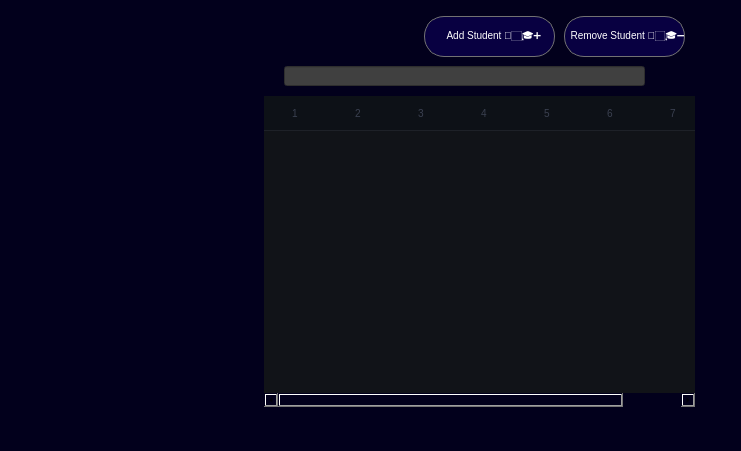
<?xml version="1.0" encoding="UTF-8"?>
<ui version="4.0">
 <class>Students</class>
 <widget class="QWidget" name="Students">
  <property name="geometry">
   <rect>
    <x>0</x>
    <y>0</y>
    <width>741</width>
    <height>451</height>
   </rect>
  </property>
  <property name="windowTitle">
   <string>Form</string>
  </property>
  <property name="styleSheet">
   <string notr="true">background-color : rgb(2, 0, 28);</string>
  </property>
  <widget class="QWidget" name="widget_2" native="true">
   <property name="geometry">
    <rect>
     <x>-26</x>
     <y>-4</y>
     <width>761</width>
     <height>461</height>
    </rect>
   </property>
   <property name="styleSheet">
    <string notr="true">background-color : rgb(2, 0, 28);</string>
   </property>
   <widget class="QTableWidget" name="tableWidget">
    <property name="geometry">
     <rect>
      <x>290</x>
      <y>100</y>
      <width>431</width>
      <height>311</height>
     </rect>
    </property>
    <property name="styleSheet">
     <string notr="true">QTableWidget {
    background-color: #111318;
    border: none;
    outline: none;
    color: #8090a8;
    font-size: 12px;
    gridline-color: #161b24;

}

/* Each row */
QTableWidget::item {
    padding: 8px;
    border-bottom: 0.5px solid #161b24;
}

QTableWidget::item:selected {
    background-color: #0d1e38;
    color: #c0cce0;
}

QTableWidget::item:hover {
    background-color: #131820;
}

/* Column headers */
QHeaderView::section {
    background-color: #0d1117;
    color: #3a4050;
    border: none;
    border-bottom: 0.5px solid #1e2128;
    padding: 8px;
    font-size: 10px;
    letter-spacing: 1px;
}

/* Hide the row numbers on the left */
QHeaderView::section:vertical {
    background: transparent;
    border: none;
    color: transparent;
}</string>
    </property>
    <property name="sizeAdjustPolicy">
     <enum>QAbstractScrollArea::SizeAdjustPolicy::AdjustIgnored</enum>
    </property>
    <property name="editTriggers">
     <set>QAbstractItemView::EditTrigger::NoEditTriggers</set>
    </property>
    <property name="alternatingRowColors">
     <bool>true</bool>
    </property>
    <property name="selectionMode">
     <enum>QAbstractItemView::SelectionMode::SingleSelection</enum>
    </property>
    <property name="selectionBehavior">
     <enum>QAbstractItemView::SelectionBehavior::SelectRows</enum>
    </property>
    <property name="showGrid">
     <bool>false</bool>
    </property>
    <property name="columnCount">
     <number>7</number>
    </property>
    <attribute name="horizontalHeaderCascadingSectionResizes">
     <bool>false</bool>
    </attribute>
    <attribute name="horizontalHeaderDefaultSectionSize">
     <number>63</number>
    </attribute>
    <attribute name="verticalHeaderCascadingSectionResizes">
     <bool>false</bool>
    </attribute>
    <column/>
    <column/>
    <column/>
    <column/>
    <column/>
    <column/>
    <column/>
   </widget>
   <widget class="QPushButton" name="AddStudent">
    <property name="geometry">
     <rect>
      <x>450</x>
      <y>20</y>
      <width>131</width>
      <height>41</height>
     </rect>
    </property>
    <property name="styleSheet">
     <string notr="true">QPushButton {
    background-color: rgb(8, 0, 65);
    border-radius: 20px;
	border: 1px solid rgb(114, 114, 114);
    color: white;
	text-align: left ;
    font-size: 10px;
	font: 700 &quot;Segoe UI&quot;;
}

QPushButton:hover {
    background-color: rgb(45, 0, 112);
}

QPushButton:pressed {
    background-color: rgb(45, 0, 112);
}

</string>
    </property>
    <property name="text">
     <string>        Add Student 🧑🏻‍🎓➕</string>
    </property>
   </widget>
   <widget class="QPushButton" name="RemoveStudent">
    <property name="geometry">
     <rect>
      <x>590</x>
      <y>20</y>
      <width>121</width>
      <height>41</height>
     </rect>
    </property>
    <property name="styleSheet">
     <string notr="true">QPushButton {
    background-color: rgb(8, 0, 65);
    border-radius: 20px;
	border: 1px solid rgb(114, 114, 114);
    color: white;
	text-align: left ;
    font-size: 10px;
	font: 700 &quot;Segoe UI&quot;;
}

QPushButton:hover {
    background-color: rgb(45, 0, 112);
}

QPushButton:pressed {
    background-color: rgb(45, 0, 112);
}

</string>
    </property>
    <property name="text">
     <string>  Remove Student 🧑🏻‍🎓➖</string>
    </property>
   </widget>
   <widget class="QLineEdit" name="searchBar">
    <property name="geometry">
     <rect>
      <x>310</x>
      <y>70</y>
      <width>361</width>
      <height>20</height>
     </rect>
    </property>
    <property name="styleSheet">
     <string notr="true">background-color:rgb(64, 64, 64);</string>
    </property>
   </widget>
  </widget>
 </widget>
 <resources/>
 <connections/>
</ui>
